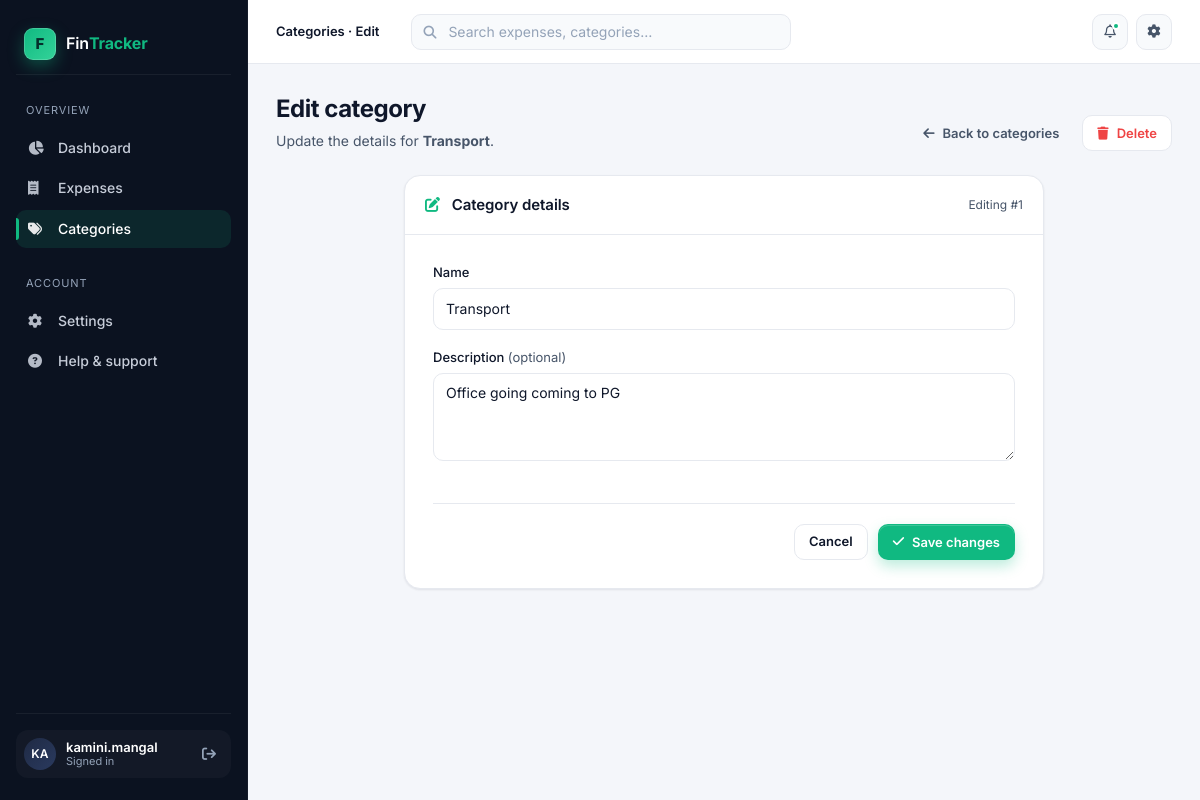
/categories/edit/1 (signed in), run on the app's committed database.
### models.py (models this page shows, shortened)
class User(db.Model, UserMixin):
    id = db.Column(db.Integer, primary_key=True)
    username = db.Column(db.String(100), unique=True, nullable=False)
    password = db.Column(db.String(200), nullable=False)

class Category(db.Model):
    id = db.Column(db.Integer, primary_key=True)
    name = db.Column(db.String(100), unique=True, nullable=False)
    description = db.Column(db.String(200))
    expenses = db.relationship('Expense', backref='category', lazy=True,cascade="all, delete-orphan")

### app.py (the view)
@app.route('/categories/edit/<int:id>', methods=['GET', 'POST'])
@login_required
def edit_category(id):
    category = Category.query.get_or_404(id)
    if request.method == 'POST':
        category.name = request.form['name']
        category.description = request.form['description']
        db.session.commit()
        flash('Category updated successfully!', 'success')
        return redirect(url_for('list_categories'))
    return render_template('edit_category.html', category=category)

### app.py (called while the page is built)
@login_manager.user_loader
def load_user(user_id):
    return User.query.get(int(user_id))

### templates/edit_category.html (shortened to what this page needs)
{% extends 'base.html' %}
{% block crumb %}Categories · Edit{% endblock %}
{% block content %}
<div class="page-header">
  <div class="ph-text">
    <h1>Edit category</h1>
    <p>Update the details for <strong>{{ category.name }}</strong>.</p>
  </div>
  <div class="ph-actions">
    <a href="{{ url_for('list_categories') }}" class="btn btn-ghost">
      <i class="fa-solid fa-arrow-left"></i> Back to categories
    </a>
    <a href="{{ url_for('delete_category', id=category.id) }}" class="btn btn-danger"
       onclick="return confirm('Delete the category \'{{ category.name }}\'? Expenses in it will lose their category.');">
      <i class="fa-solid fa-trash"></i> Delete
    </a>
  </div>
</div>
<div class="card form-card">
  <div class="card-header">
    <h3><i class="fa-solid fa-pen-to-square" style="color: var(--accent); margin-right: 8px;"></i> Category details</h3>
    <span class="muted" style="font-size: 12px;">Editing #{{ category.id }}</span>
  </div>
  <div class="card-body">
    <form method="POST" action="{{ url_for('edit_category', id=category.id) }}"
          class="form-grid" style="display:flex; flex-direction:column; gap: 18px;" novalidate>
      <div class="field">
        <label for="name">Name</label>
        <input id="name" name="name" type="text" class="input"
               value="{{ category.name }}" required />
      </div>
      <div class="field">
        <label for="description">Description <span class="muted" style="font-weight: 400;">(optional)</span></label>
        <textarea id="description" name="description" class="textarea"
                  placeholder="What does this category include?">{{ category.description or '' }}</textarea>
      </div>
      <div class="form-actions">
        <a href="{{ url_for('list_categories') }}" class="btn btn-secondary">Cancel</a>
        <button type="submit" class="btn btn-primary">
          <i class="fa-solid fa-check"></i> Save changes
        </button>
      </div>
    </form>
  </div>
</div>
{% endblock %}

### templates/base.html (shortened to what this page needs)
<!DOCTYPE html>
<html lang="en">
<head>
  <link rel="stylesheet" href="https://cdnjs.cloudflare.com/ajax/libs/font-awesome/6.5.1/css/all.min.css"
 />
  <link rel="stylesheet" href="{{ url_for('static', filename='css/styles.css') }}" />
</head>
<body>
  {% block body %}
  <div class="app-shell">
    <aside class="sidebar" id="sidebar">
      <a href="{{ url_for('dashboard') }}" class="brand">
        <span class="brand-mark">F</span>
        <span class="brand-name">Fin<b>Tracker</b></span>
      </a>
      <nav class="nav-group" aria-label="Primary">
        <div class="nav-label">Overview</div>
        <a href="{{ url_for('dashboard') }}"
          class="nav-item {% if request.endpoint == 'dashboard' %}is-active{% endif %}">
          <i class="fa-solid fa-chart-pie"></i> Dashboard
        </a>
        <a href="{{ url_for('add_expense') }}"
          class="nav-item {% if request.endpoint == 'add_expense' or request.endpoint == 'edit_expense' %}is-active{% endif %}">
          <i class="fa-solid fa-receipt"></i> Expenses
        </a>
        <a href="{{ url_for('list_categories') }}"
          class="nav-item {% if request.endpoint in ['list_categories','add_category','edit_category'] %}is-active{% endif %}">
          <i class="fa-solid fa-tags"></i> Categories
        </a>
      </nav>
      <nav class="nav-group" aria-label="Account">
        <div class="nav-label">Account</div>
        <a href="#" class="nav-item">
          <i class="fa-solid fa-gear"></i> Settings
        </a>
        <a href="#" class="nav-item">
          <i class="fa-solid fa-circle-question"></i> Help &amp; support
        </a>
      </nav>
      <div class="sidebar-footer">
        {% if current_user.is_authenticated %}
        <div class="user-pill">
          <div class="avatar">
            {{ current_user.username[:2]|upper }}
          </div>
          <div class="user-meta">
            <div class="u-name">{{ current_user.username }}</div>
            <div class="u-sub">Signed in</div>
          </div>
          <a href="{{ url_for('logout') }}" class="logout-btn" title="Log out" aria-label="Log out">
            <i class="fa-solid fa-arrow-right-from-bracket"></i>
          </a>
        </div>
        {% endif %}
      </div>
    </aside>
    <div class="main">
      <header class="topbar">
        <div class="crumbs">
          <strong>{% block crumb %}Dashboard{% endblock %}</strong>
        </div>
        <div class="search">
          <i class="fa-solid fa-magnifying-glass"></i>
          <input type="search" placeholder="Search expenses, categories…" />
        </div>
        <div class="top-actions">
          <button class="icon-btn" title="Notifications" aria-label="Notifications">
            <i class="fa-regular fa-bell"></i>
            <span class="dot"></span>
          </button>
          <button class="icon-btn" title="Settings" aria-label="Settings">
            <i class="fa-solid fa-gear"></i>
          </button>
        </div>
      </header>
      <div class="page">
        {% block content %}{% endblock %}
      </div>
    </div>
  </div>
  {% endblock %}
</body>
</html>

### data on the page
User: username "KA", username "kamini.mangal"
Category: name "Transport", id "1", description "Office going coming to PG"
